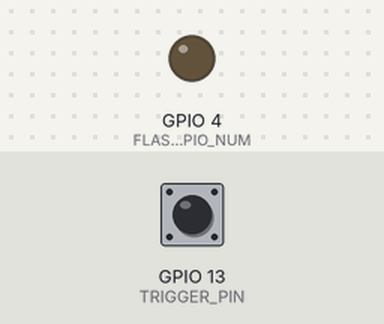
A sketch run on a simulated ESP32. On the bench: output pins drawn as LEDs (lit = HIGH). Inputs (shaded band) come from the test bench; at power-on: GPIO 13 (TRIGGER_PIN) HIGH. WiFi joins after 1.5 s; servers stay silent unless stated; uploads are accepted with an empty reply; the camera gives no picture; what the sketch prints to the serial monitor is not drawn.

Above: at 3.0 s.
3.1 s: GPIO 13 (TRIGGER_PIN) pulled LOW for 1 s
At 3.91 s:
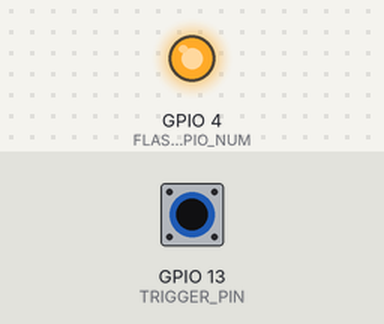
Timing chart, 0 to 10.5 s (numbered marks = the images above; inputs shaded):
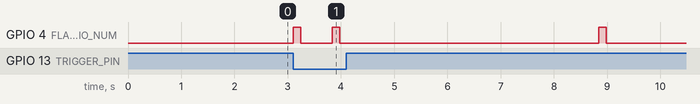

The sketch:

esp32cam.ino
```cpp
/*
  ESP32-CAM wireless inspection camera
  =====================================
  Board: AI-Thinker ESP32-CAM (the common, cheap ~Rs.500-700 module)

  What this does:
    - Connects to your factory WiFi
    - Every CAPTURE_INTERVAL_MS, takes a photo and POSTs it (multipart/
      form-data) to the hub's /api/inspect endpoint, exactly like
      node_client.py does from a laptop — except this needs no PC at all.
    - Optionally, holding the trigger button (GPIO13, wired to GND)
      forces an immediate capture instead of waiting for the timer —
      useful if you'd rather trigger on a part-present sensor later.
    - Blinks the onboard flash LED briefly before each capture (helps in
      dim machine enclosures; comment out USE_FLASH if you have your own
      ring light and don't want it).

  Before uploading, fill in:
    WIFI_SSID, WIFI_PASSWORD, HUB_URL, API_KEY

  Get API_KEY from the dashboard: Admin -> Cameras -> Add camera.
  Each physical ESP32-CAM should get its own api_key and its own copy
  of this sketch (just change API_KEY before flashing each one).

  Arduino IDE setup (one-time):
    1. File -> Preferences -> Additional Board Manager URLs, add:
       https://raw.githubusercontent.com/espressif/arduino-esp32/gh-pages/package_esp32_index.json
    2. Tools -> Board -> Boards Manager -> install "esp32" (Espressif Systems)
    3. Tools -> Board -> select "AI Thinker ESP32-CAM"
    4. Tools -> Partition Scheme -> "Huge APP (3MB No OTA/1MB SPIFFS)"
    5. To upload: connect an FTDI/USB-serial adapter (GND-GND, TX-RX,
       RX-TX, 5V-5V), bridge GPIO0 to GND, press reset, then Upload.
       Remove the GPIO0-GND bridge and reset again to run normally.
*/

#include <WiFi.h>
#include <HTTPClient.h>
#include "esp_camera.h"

// ---------------- EDIT THESE ----------------
const char* WIFI_SSID     = "YOUR_WIFI_NAME";
const char* WIFI_PASSWORD = "YOUR_WIFI_PASSWORD";
const char* HUB_URL       = "http://192.168.1.50:8000";   // your hub's address on the factory LAN
const char* API_KEY     = "CAM-XXXXXX";                  // from Admin -> Cameras on the dashboard
// ---------------------------------------------

#define CAPTURE_INTERVAL_MS 5000   // auto-capture every 5 seconds; tune to your line speed
#define USE_FLASH true
#define TRIGGER_PIN 13             // optional physical button: this pin to GND = capture now

// AI-Thinker ESP32-CAM pin map (do not change unless using a different board)
#define PWDN_GPIO_NUM     32
#define RESET_GPIO_NUM    -1
#define XCLK_GPIO_NUM      0
#define SIOD_GPIO_NUM     26
#define SIOC_GPIO_NUM     27
#define Y9_GPIO_NUM       35
#define Y8_GPIO_NUM       34
#define Y7_GPIO_NUM       39
#define Y6_GPIO_NUM       36
#define Y5_GPIO_NUM       21
#define Y4_GPIO_NUM       19
#define Y3_GPIO_NUM       18
#define Y2_GPIO_NUM        5
#define VSYNC_GPIO_NUM    25
#define HREF_GPIO_NUM     23
#define PCLK_GPIO_NUM     22
#define FLASH_GPIO_NUM     4

unsigned long lastCapture = 0;

void setup() {
  Serial.begin(115200);
  pinMode(TRIGGER_PIN, INPUT_PULLUP);
  if (USE_FLASH) pinMode(FLASH_GPIO_NUM, OUTPUT);

  connectWiFi();
  initCamera();

  Serial.println("Ready. Capturing every " + String(CAPTURE_INTERVAL_MS) + " ms, or on button press.");
}

void loop() {
  bool buttonPressed = (digitalRead(TRIGGER_PIN) == LOW);
  bool timerDue = (millis() - lastCapture >= CAPTURE_INTERVAL_MS);

  if (buttonPressed || timerDue) {
    lastCapture = millis();
    if (WiFi.status() != WL_CONNECTED) {
      Serial.println("WiFi dropped, reconnecting...");
      connectWiFi();
    }
    captureAndSend();
    if (buttonPressed) delay(400);  // simple debounce
  }
}

void connectWiFi() {
  WiFi.mode(WIFI_STA);
  WiFi.begin(WIFI_SSID, WIFI_PASSWORD);
  Serial.print("Connecting to WiFi");
  int attempts = 0;
  while (WiFi.status() != WL_CONNECTED && attempts < 40) {
    delay(500); Serial.print("."); attempts++;
  }
  if (WiFi.status() == WL_CONNECTED) {
    Serial.println("\nConnected. IP: " + WiFi.localIP().toString());
  } else {
    Serial.println("\nWiFi connection failed — will retry in the loop.");
  }
}

void initCamera() {
  camera_config_t config;
  config.ledc_channel = LEDC_CHANNEL_0;
  config.ledc_timer   = LEDC_TIMER_0;
  config.pin_d0 = Y2_GPIO_NUM;  config.pin_d1 = Y3_GPIO_NUM;
  config.pin_d2 = Y4_GPIO_NUM;  config.pin_d3 = Y5_GPIO_NUM;
  config.pin_d4 = Y6_GPIO_NUM;  config.pin_d5 = Y7_GPIO_NUM;
  config.pin_d6 = Y8_GPIO_NUM;  config.pin_d7 = Y9_GPIO_NUM;
  config.pin_xclk = XCLK_GPIO_NUM; config.pin_pclk = PCLK_GPIO_NUM;
  config.pin_vsync = VSYNC_GPIO_NUM; config.pin_href = HREF_GPIO_NUM;
  config.pin_sscb_sda = SIOD_GPIO_NUM; config.pin_sscb_scl = SIOC_GPIO_NUM;
  config.pin_pwdn = PWDN_GPIO_NUM; config.pin_reset = RESET_GPIO_NUM;
  config.xclk_freq_hz = 20000000;
  config.pixel_format = PIXFORMAT_JPEG;

  if (psramFound()) {
    config.frame_size = FRAMESIZE_SVGA;   // 800x600 — good balance of detail vs upload size
    config.jpeg_quality = 10;             // lower number = higher quality
    config.fb_count = 2;
  } else {
    config.frame_size = FRAMESIZE_VGA;
    config.jpeg_quality = 12;
    config.fb_count = 1;
  }

  esp_err_t err = esp_camera_init(&config);
  if (err != ESP_OK) {
    Serial.printf("Camera init failed with error 0x%x — check wiring/power.\n", err);
  }
}

void captureAndSend() {
  if (USE_FLASH) { digitalWrite(FLASH_GPIO_NUM, HIGH); delay(80); }
  camera_fb_t* fb = esp_camera_fb_get();
  if (USE_FLASH) digitalWrite(FLASH_GPIO_NUM, LOW);

  if (!fb) {
    Serial.println("Capture failed.");
    return;
  }

  if (WiFi.status() != WL_CONNECTED) {
    Serial.println("No WiFi — dropping this frame (ESP32-CAM has no local disk queue).");
    esp_camera_fb_return(fb);
    return;
  }

  HTTPClient http;
  http.begin(String(HUB_URL) + "/api/inspect");

  String boundary = "----esp32cam";
  http.addHeader("Content-Type", "multipart/form-data; boundary=" + boundary);

  String head = "--" + boundary + "\r\n"
                "Content-Disposition: form-data; name=\"api_key\"\r\n\r\n" + String(API_KEY) + "\r\n"
                "--" + boundary + "\r\n"
                "Content-Disposition: form-data; name=\"image\"; filename=\"frame.jpg\"\r\n"
                "Content-Type: image/jpeg\r\n\r\n";
  String tail = "\r\n--" + boundary + "--\r\n";

  size_t totalLen = head.length() + fb->len + tail.length();
  uint8_t* body = (uint8_t*)malloc(totalLen);
  if (!body) {
    Serial.println("Out of memory building request body.");
    esp_camera_fb_return(fb);
    http.end();
    return;
  }
  memcpy(body, head.c_str(), head.length());
  memcpy(body + head.length(), fb->buf, fb->len);
  memcpy(body + head.length() + fb->len, tail.c_str(), tail.length());

  int httpCode = http.POST(body, totalLen);
  if (httpCode == 200) {
    Serial.println("Sent OK: " + http.getString());
  } else {
    Serial.printf("Hub responded with code %d: %s\n", httpCode, http.getString().c_str());
  }

  free(body);
  http.end();
  esp_camera_fb_return(fb);
}
```
